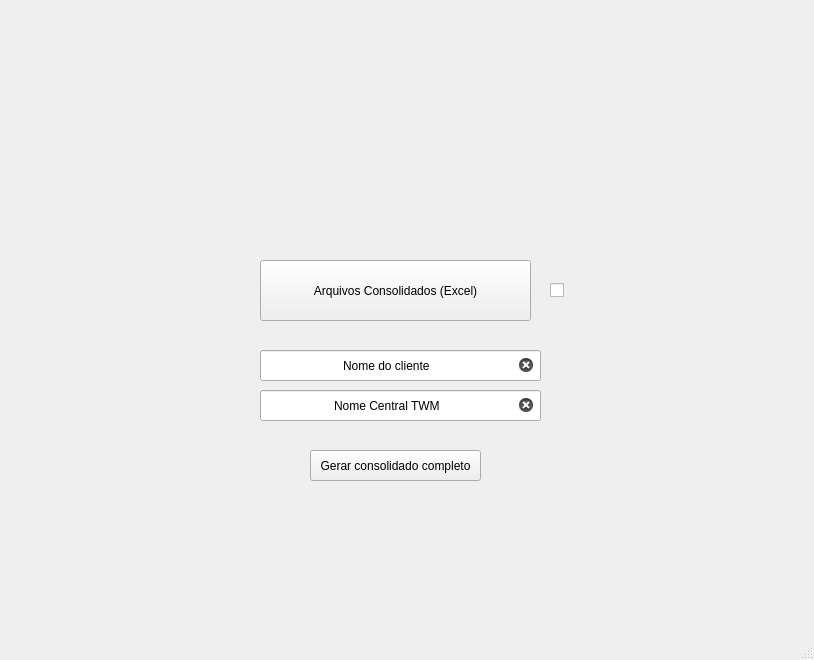
<?xml version="1.0" encoding="UTF-8"?>
<ui version="4.0">
 <class>SAM2</class>
 <widget class="QMainWindow" name="SAM2">
  <property name="windowModality">
   <enum>Qt::WindowModal</enum>
  </property>
  <property name="enabled">
   <bool>true</bool>
  </property>
  <property name="geometry">
   <rect>
    <x>0</x>
    <y>0</y>
    <width>814</width>
    <height>660</height>
   </rect>
  </property>
  <property name="windowTitle">
   <string>SAM</string>
  </property>
  <property name="toolTip">
   <string/>
  </property>
  <property name="statusTip">
   <string/>
  </property>
  <property name="layoutDirection">
   <enum>Qt::LeftToRight</enum>
  </property>
  <widget class="QWidget" name="centralwidget">
   <widget class="QLabel" name="label">
    <property name="geometry">
     <rect>
      <x>-750</x>
      <y>-140</y>
      <width>1611</width>
      <height>800</height>
     </rect>
    </property>
    <property name="text">
     <string/>
    </property>
    <property name="pixmap">
     <pixmap>Fundo-azul-com-hexagono.jpg</pixmap>
    </property>
   </widget>
   <widget class="QLabel" name="label_2">
    <property name="geometry">
     <rect>
      <x>0</x>
      <y>0</y>
      <width>211</width>
      <height>51</height>
     </rect>
    </property>
    <property name="text">
     <string/>
    </property>
    <property name="pixmap">
     <pixmap>png guiando (2).png</pixmap>
    </property>
   </widget>
   <widget class="QPushButton" name="pushButton">
    <property name="geometry">
     <rect>
      <x>260</x>
      <y>260</y>
      <width>271</width>
      <height>61</height>
     </rect>
    </property>
    <property name="text">
     <string>Arquivos Consolidados (Excel)</string>
    </property>
   </widget>
   <widget class="QPushButton" name="pushButton_4">
    <property name="geometry">
     <rect>
      <x>310</x>
      <y>450</y>
      <width>171</width>
      <height>31</height>
     </rect>
    </property>
    <property name="text">
     <string>Gerar consolidado completo</string>
    </property>
   </widget>
   <widget class="QCheckBox" name="checkBox">
    <property name="geometry">
     <rect>
      <x>550</x>
      <y>270</y>
      <width>61</width>
      <height>41</height>
     </rect>
    </property>
    <property name="text">
     <string/>
    </property>
    <property name="iconSize">
     <size>
      <width>20</width>
      <height>300</height>
     </size>
    </property>
   </widget>
   <widget class="QLineEdit" name="lineEdit">
    <property name="geometry">
     <rect>
      <x>260</x>
      <y>350</y>
      <width>281</width>
      <height>31</height>
     </rect>
    </property>
    <property name="text">
     <string>Nome do cliente</string>
    </property>
    <property name="alignment">
     <set>Qt::AlignCenter</set>
    </property>
    <property name="clearButtonEnabled">
     <bool>true</bool>
    </property>
   </widget>
   <widget class="QLineEdit" name="lineEdit_2">
    <property name="geometry">
     <rect>
      <x>260</x>
      <y>390</y>
      <width>281</width>
      <height>31</height>
     </rect>
    </property>
    <property name="autoFillBackground">
     <bool>false</bool>
    </property>
    <property name="text">
     <string>Nome Central TWM</string>
    </property>
    <property name="alignment">
     <set>Qt::AlignCenter</set>
    </property>
    <property name="clearButtonEnabled">
     <bool>true</bool>
    </property>
   </widget>
  </widget>
  <widget class="QMenuBar" name="menubar">
   <property name="geometry">
    <rect>
     <x>0</x>
     <y>0</y>
     <width>814</width>
     <height>21</height>
    </rect>
   </property>
  </widget>
  <widget class="QStatusBar" name="statusbar"/>
 </widget>
 <resources/>
 <connections/>
</ui>
